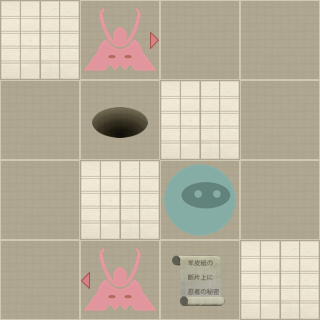

A 2D game scene composited from a Tiled map and its tileset images. What follows is a short description and the map's XML, with each tile layer's data collapsed to a summary:
An orthogonal 4x4 tile map with 80x80 px tiles, 2 tile layers (Level, Actors).

<map version="1.0" orientation="orthogonal" width="4" height="4" tilewidth="80" tileheight="80">
 <properties>
  <property name="moves" value="6" />
 </properties>
 <tileset firstgid="1" name="tiles" tilewidth="80" tileheight="80" spacing="2" margin="2">
  <image source="tiles-ipad.png" width="512" height="512" />
  <tile id="0">
   <properties>
    <property name="actor" value="exit" />
   </properties>
  </tile>
  <tile id="2">
   <properties>
    <property name="actor" value="guard" />
    <property name="direction" value="down" />
   </properties>
  </tile>
  <tile id="3">
   <properties>
    <property name="actor" value="guard" />
    <property name="direction" value="left" />
   </properties>
  </tile>
  <tile id="4">
   <properties>
    <property name="actor" value="guard" />
    <property name="direction" value="right" />
   </properties>
  </tile>
  <tile id="5">
   <properties>
    <property name="actor" value="guard" />
    <property name="direction" value="up" />
   </properties>
  </tile>
  <tile id="7">
   <properties>
    <property name="actor" value="player" />
   </properties>
  </tile>
  <tile id="8">
   <properties>
    <property name="actor" value="scroll" />
   </properties>
  </tile>
  <tile id="9">
   <properties>
    <property name="wall" value="1" />
   </properties>
  </tile>
 </tileset>
 <layer name="Level" width="4" height="4">
  <data>[16 cells, 16 non-empty, 2 distinct tile ids]</data>
 </layer>
 <layer name="Actors" width="4" height="4">
  <data>[16 cells, 5 non-empty, 5 distinct tile ids]</data>
 </layer>
</map>
